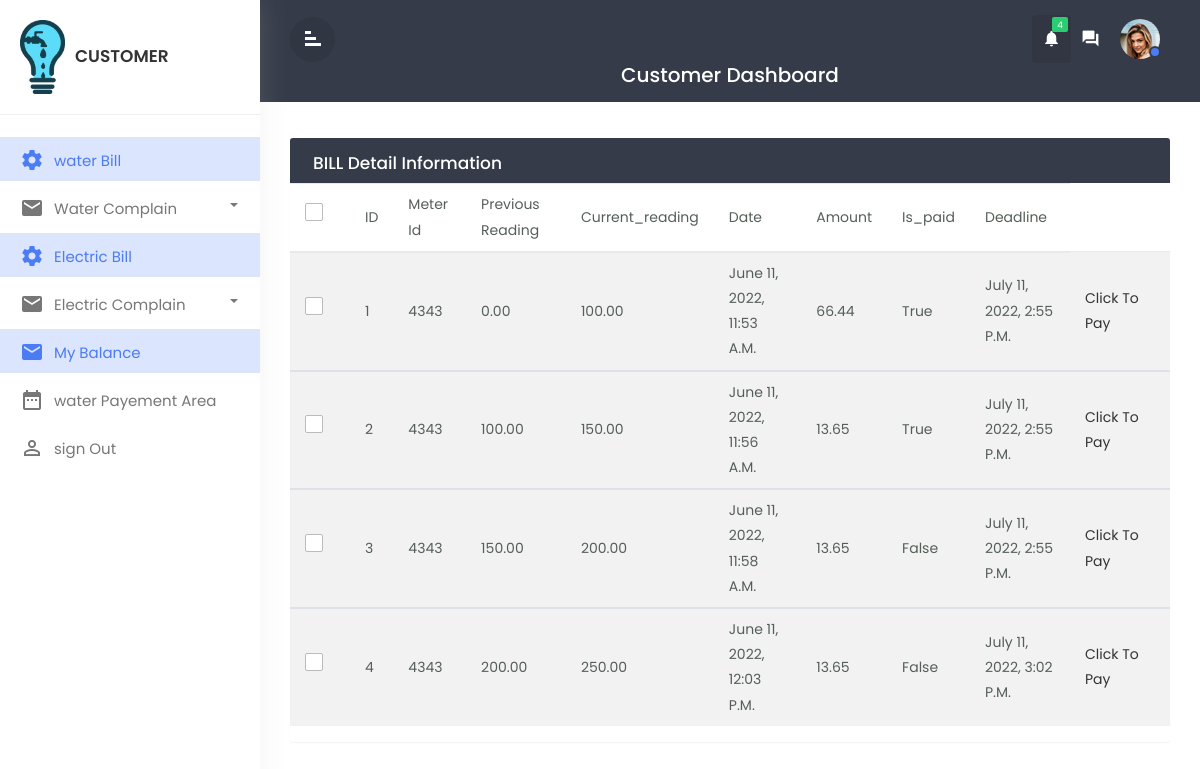
/viewelectricbill/ (signed in), run on an earlier commit of the app's database.
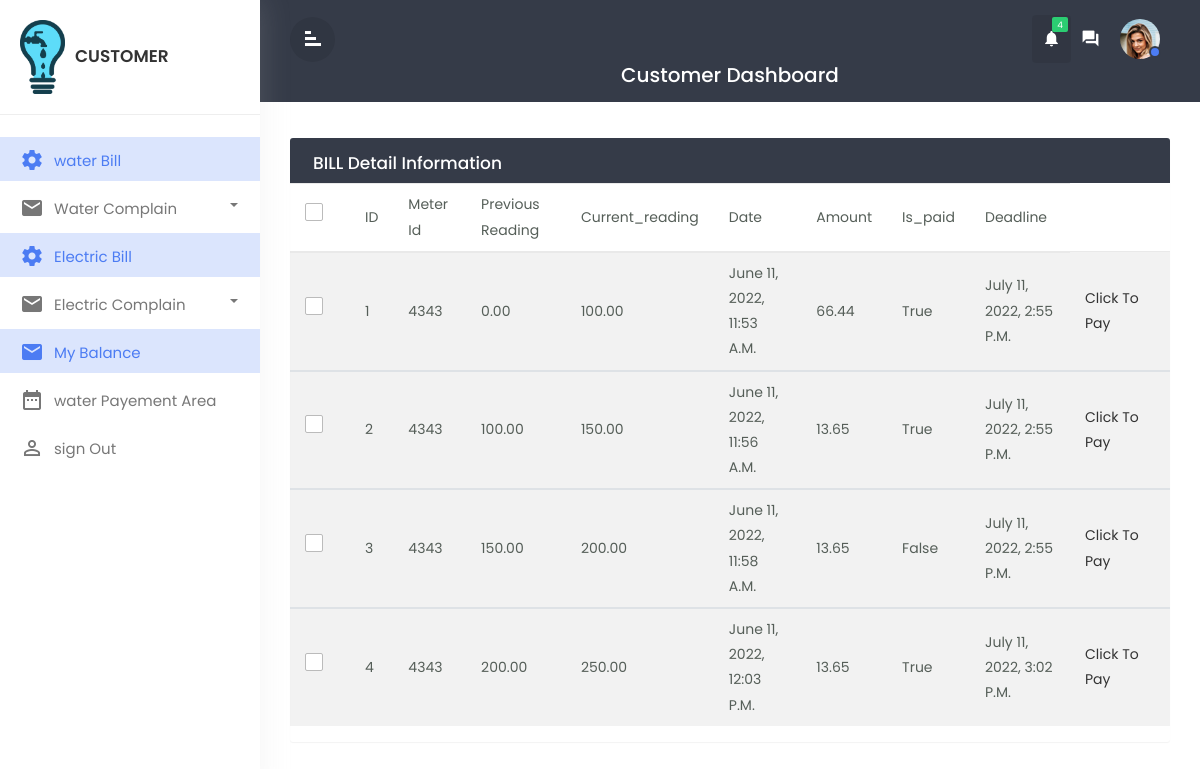
And on a later commit of the database.
### electric/models.py (models this page shows)
class ElectricBillInfo(models.Model):
    meter_id=models.ForeignKey(on_delete=models.CASCADE, to=ElectricCustomer)
    prev_reading = models.DecimalField(max_digits=50,decimal_places=2)
    current_reading = models.DecimalField(max_digits=50,decimal_places=2)
    date = models.DateTimeField(default=timezone.now)
    amount = models.DecimalField(max_digits=50,decimal_places=2,null=True)
    is_paid = models.BooleanField(max_length=50,default=False)
    deadline =models.DateTimeField(default=timezone.now() + timedelta(minutes=3))
    class Meta:
        db_table = "electricbillinfo"

### electric/views.py (the view)
# urls.py: path('viewelectricbill/',views.viewelectricbill,name='viewelectricbill'),
def viewelectricbill(request):
    x=request.user.username
    y= ElectricCustomer.objects.get(username=x)
    m=y.meter_id
    billinfo=ElectricBillInfo.objects.filter(meter_id_id = y)
    context = {
        'billinfo': billinfo
    }
    return render(request,'customer/viewelectricbill.html',context)

### templates/customer/viewelectricbill.html (shortened to what this page needs)
{% extends 'customer/customerbase.html' %}
{% block content %}
<div id="mymain" class="main-content">
    <div class="row">
    <div class="col-md-12">
        <div class="table-wrapper">
        <div class="table-title">
            <div class="row">
                <div class="col-sm-6 p-0 flex justify-content-lg-start justify-content-center">
                <h2 class="ml-lg-2">BILL Detail Information</h2>
                </div>
            </div>
        </div>
        <table class="table table-striped table-hover">
            <thead>
                <tr>
                <th><span class="custom-checkbox">
                <label for="selectAll"></label></th>
                <th>ID</th>
                <th>Meter Id</th>
                <th>previous reading</th>
                <th>Current_reading</th>
                <th>Date</th>
                <th>Amount</th>
                <th>Is_paid</th>
                <th>Deadline</th>
                </tr>
            </thead>
            {% for data in billinfo %}
            <tbody>
                <tr>
                <th><span class="custom-checkbox">
                <label for="checkbox1"></label></th>
                <th>{{data.id}}</th>
                <th>{{data.meter_id_id}}</th>
                <th>{{data.prev_reading}}</th>
                <th>{{data.current_reading}}</th>
                <th>{{data.date}}</th>
                <th>{{data.amount}}</th>
                <th>{{data.is_paid}}</th>
                <th>{{data.deadline}}</th>
                <th>
                    <a href="{% url 'e_ispaid' data.id %}">click to pay</a>
                </th>
                </tr>
            </tbody>
            {%endfor%}
        </table>
        </div>
    </div>
    </div>
</div>
{% endblock content %}

What changed in the data, as far as the page shows it:
changed ElectricBillInfo "June 11, 2022, 12:03 P.m.": is_paid "False" → "True"
